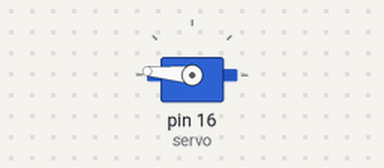
Recording of a program running on a simulated MicroPython board. Parts: servo. Servo angles are drawn from the pulse width (0.5 ms = 0°, 2.5 ms = 180°).

Above: at 0.05 s.
At 6.0 s:
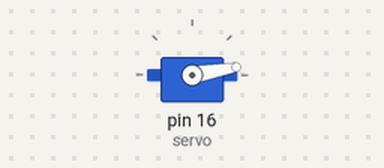
Timing chart, 0 to 7.8 s (numbered marks = the images above):
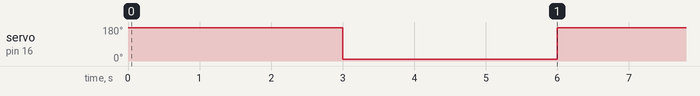

Measured:
- by itself, servo on pin 16 (servo): alternates 175° for 3.0 s and 10° for 3.0 s

The program:

SG90_Example.py
```python
from machine import Pin, PWM
from time import sleep

servo = PWM(Pin(16))
servo.freq(50)

def set_angle(angle):
    min_duty = 2000
    max_duty = 8000
    duty = int(min_duty + (angle / 180) * (max_duty - min_duty))
    servo.duty_u16(duty)

while True:
    # Beweeg naar 180 graden
    set_angle(180)
    sleep(3)  # Pauzeer voor 3 seconden op 180 graden

    # Beweeg terug naar 0 graden
    set_angle(0)
    sleep(3)  # Pauzeer voor 3 seconden op 0 graden (optioneel)
```
